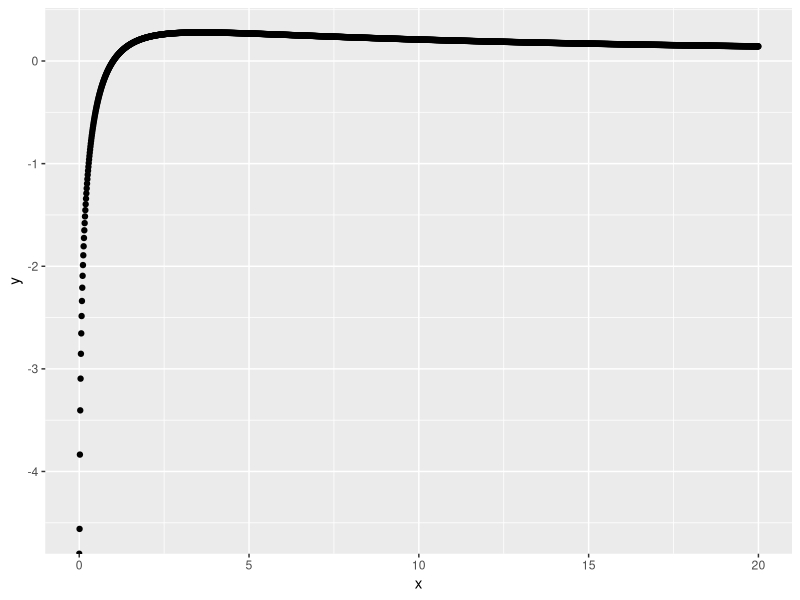
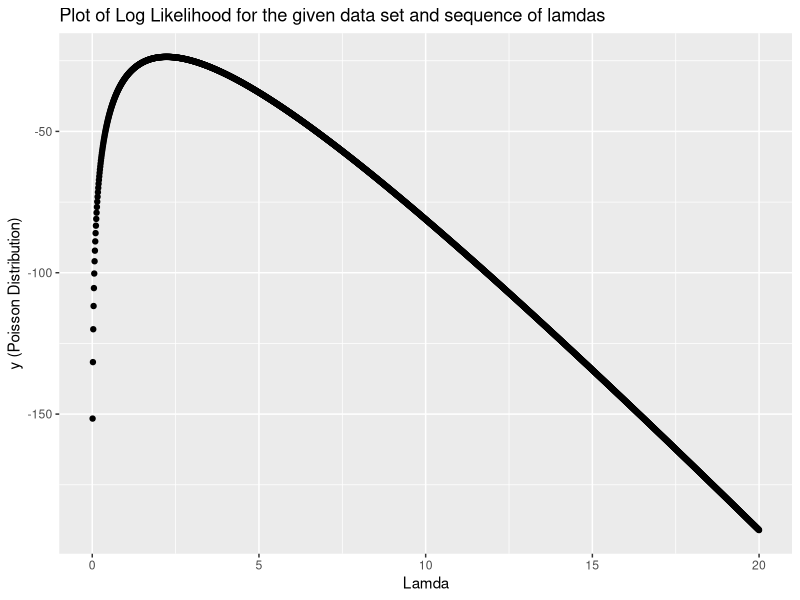
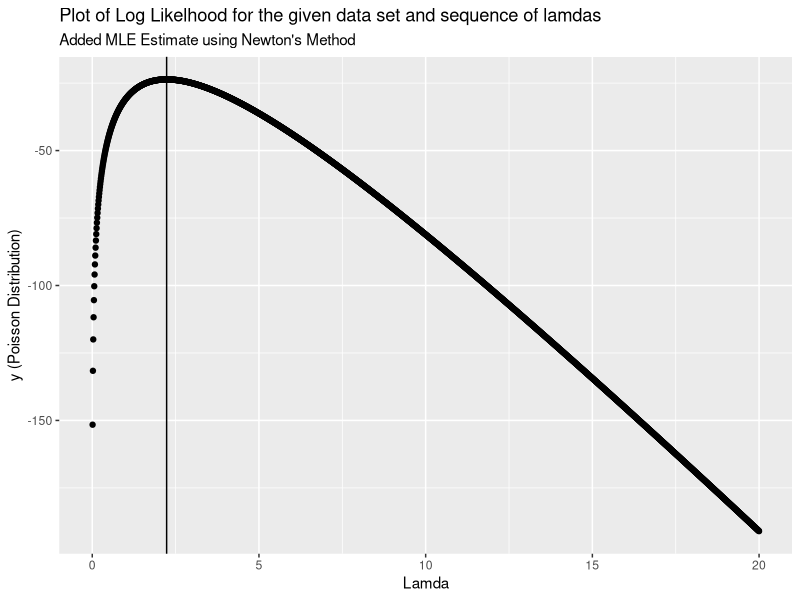
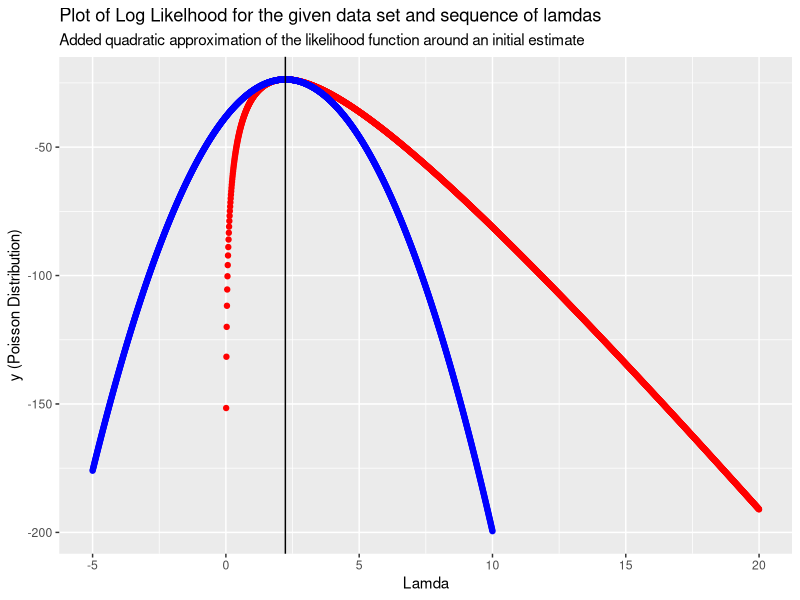

Write the R code that produced these figures, in order. (Note: this script raises an error after producing the figures.)
## ---- chunk 1
g_func <- function(x){
  return(log(x)/(1+x))
}

g_firstOrder_derivative <- function(x){
  return((1+(1/x)-log(x))/((1+x)^2))
}

library(ggplot2)
x <- seq(0,20, 0.01)
y <- g_func(x)
df <- data.frame(x=x, y=y)
ggplot(df, aes(x=x, y=y))+
  geom_point()

# Choose random values for a and b starting values
a <- 1
b <- 10
starting_x <- (a+b)/2

# iteration
bisection_method <- function(a,b, starting_x){
  a <- a
  b <- b
  x <- starting_x
  while (abs(b-a) >= 0.0001) {
    if(g_firstOrder_derivative(a)*g_firstOrder_derivative(x)<=0){
      a <- a
      b <- x
      x <- (a+b)/2
    } else{
      a <- x
      b <- b
      x <- (a+b)/2
    }
  }
  return(x)
}
print(paste("bisection estimate for maximum x value:", bisection_method(a,b,starting_x)))

# Check with uniroot (it finds the root where the function equals zero, therefore need to use teh first order derivative)
print(paste("uniroot estimate for maximum x value:", uniroot(f = g_firstOrder_derivative, lower = a, upper = b, tol = 0.0001)$root))
## ---- chunk 2
set.seed(10)
counts <- c(3,1,1,3,1,4,3,2,0,5,0,4,2)
## ---- chunk 3
lamda <- seq(0.01, 20, 0.01)
max_log_likelihood <- function(lamda, counts){
  loglike <- sum(dpois(counts, lamda, log=TRUE))
  return(loglike)
}

min_log_likelihood <- function(lamda, counts){
  loglike <- sum(dpois(counts, lamda, log=TRUE))
  return(-loglike)
}

loglike <- sapply(lamda, max_log_likelihood, counts = counts)
head(loglike)
## ---- chunk 4
library(ggplot2)
lamda <- seq(0.01, 20, 0.01)
loglike <- sapply(lamda, max_log_likelihood, counts = counts)
df <- data.frame(x <- lamda, y <- loglike)
ggplot(df, aes(x=x, y=y)) +
  geom_point() + 
  labs(
    title = "Plot of Log Likelihood for the given data set and sequence of lamdas",
    y = "y (Poisson Distribution)", 
    x = "Lamda"
  )
## ---- chunk 5
?optim()
?nlm()
## ---- chunk 6
init_lambda <- 3

# Using optim to find the MLE for lamda (maximisation +ve log likelihood)
optim_result <- optim(par = init_lambda, fn = max_log_likelihood, counts = counts, method = "BFGS", control = list(fnscale = -1))
print(paste("optim_estimated_lamda: ", optim_result$par))
print(paste("optim_log_likelihood: ", optim_result$value))

# Using nlm to find the MLE for lamda (minimisation so need -ve log likelihood)
nlm_result <- nlm(f= min_log_likelihood, p = init_lambda, counts=counts)
print(paste("nlm_estimated_lamda: ", nlm_result$estimate))
print(paste("nlm_log_likelihood: ", -nlm_result$minimum))
## ---- chunk 7
# Define first and second order derivatives, then the quadratic equation
poisson_firstOrder <- function(x, lambda){
  return((sum(x)/lambda) - length(x))
}

poisson_secondOrder <- function(x, lambda){
  return(-(sum(x)/((lambda)^2)))
}

updated <- function(x, lambda){
  return(lambda-(poisson_firstOrder(x, lambda)/poisson_secondOrder(x, lambda)))
}

# Approximation
newtons_method <- function(x, lambda){
  lambda <- lambda
  repeat{
    lambda_aprox <- updated(x,lambda)
    if(abs((lambda-lambda_aprox)/lambda)<= 0.00001){
      return(lambda_aprox)
    } else{
      lambda <- lambda_aprox
    }
  }
}

newtons_lamda_est <- newtons_method(x = counts,lambda =2 )
print(paste("Newtons_lamda_est:",newtons_lamda_est))

## ---- chunk 8
library(ggplot2)
lamda <- seq(0.01, 20, 0.01)
loglike <- sapply(lamda, max_log_likelihood, counts = counts)

df <- data.frame(x <- lamda, y <- loglike)
ggplot(df, aes(x=x, y=y)) +
  geom_point() + 
  labs(
    title = "Plot of Log Likelhood for the given data set and sequence of lamdas",
    subtitle = "Added MLE Estimate using Newton's Method",
    y = "y (Poisson Distribution)", 
    x = "Lamda"
  ) +
  geom_vline(xintercept = newtons_lamda_est)
## ---- chunk 9
# Quadratic Approximation is the taylor series
taylor_series <- function(lambda, lambda_approx, x){
  return(max_log_likelihood(lambda_approx, x) + ((lambda-lambda_approx)*poisson_firstOrder(x,lambda_approx))+(((lambda-lambda_approx)^2)*((poisson_secondOrder(x, lambda_approx))/factorial(2))))
}

library(ggplot2)
lambda <- seq(0.01, 20, 0.01)
loglike <- sapply(lambda, max_log_likelihood, counts = counts)
lambda <- seq(-5, 10, 0.01)
quadratic <- sapply(lambda, taylor_series, x=counts, lambda_approx = newtons_lamda_est)
df1 <- data.frame(x <- lamda, y <- loglike)
df2 <- data.frame(z<-lambda, w <- quadratic)
ggplot() +
  geom_point(data = df1, aes(x=x, y=y), color="red") +
  geom_point(data = df2, aes(x=z,y=w), color = "blue") +
  labs(
    title = "Plot of Log Likelhood for the given data set and sequence of lamdas",
    subtitle = "Added quadratic approximation of the likelihood function around an initial estimate",
    y = "y (Poisson Distribution)", 
    x = "Lamda"
  ) +
  geom_vline(xintercept = newtons_lamda_est)+
  scale_color_manual(values = c("Poisson Log-Likelihood Function" = "red", "Quadratic Approximation Using Taylor Series" = "blue"))
## ---- chunk 10
# Since optim maximises the log likelihood function, the standard errors is just the Hessian Matrix H (-H)^-1
optim_result <- optim(par = newtons_lamda_est, fn = max_log_likelihood, counts = counts, method = "BFGS", control = list(fnscale = -1), hessian = TRUE)
print(paste("Standard Error For Our Lambda Estimate (optim):", (-optim_result$hessian)^-1))

# Since nlm minimises the log likelihood function, the standard errors is already had the minus applied to it so its just Hessian Matrix H (H)^-1
nlm_result <- nlm(f= min_log_likelihood, p = newtons_lamda_est, counts=counts, hessian = TRUE)
print(paste("Standard Error For Our Lambda Estimate (nlm):", (nlm_result$hessian)^-1))
## ---- chunk 11
# Set Lambda Estimate to the average
lambda_est <- mean(dpois(x = counts, lambda =seq(0.01, 20, 0.01) ))
lambda_est
## ---- chunk 12
y <- c(2,4,3,0,1,4,3,6,10,7)
x <- c(0.49909145, 1.24373850, 0.34376255, 0.03833630, 0.09699331, 
       0.19469526, 0.21237902, 1.56276200, 1.56909233, 1.88487024)
## ---- chunk 13
# Set parameterse a = 1 and b = 2
alpha <- seq(0,3.5,length=100)                
beta <- seq(0.1,8,length=100)
param <- data.frame(alpha,beta)

plot(x=lambda, y=y)

min_log_likelihood <- function(param){
  loglike <- sum(dpois(y, lambda = param[1] + param[2] * x, log = TRUE))
  return(-loglike)
}

nlm_result <- nlm(f= min_log_likelihood, p = mean(x), x=y, hessian=TRUE)
print(paste("nlm_estimated_lamda: ", nlm_result$estimate))
print(paste("nlm_log_likelihood: ", nlm_result$minimum))
print(paste("nlm_standard_errors:", nlm_result$hessian^-1))
## ---- chunk 14
y <- c(2, 4, 3, 0, 1, 4, 3, 6, 10, 7)

x <- c(0.49909145, 1.24373850, 0.34376255, 0.03833630, 0.09699331, 0.19469526,
       0.21237902, 1.56276200, 1.56909233, 1.88487024)

llik.full <- function(p) {                         # p is a vector of 2 parameters
  ll <- sum(dpois(y, lambda = p[1] + p[2] * x, log = TRUE))
  return(-ll)               
}

######################################################

# parameter values over which want to calculate loglik
p1.v <- seq(0,3.5,length=100)                
p2.v <- seq(0.1,8,length=100)

# create an array with dimensions 10000 and 2, with 
# every combination of the values 
pp <- expand.grid(x = p1.v, y = p2.v)      
                                           
z <- numeric(length(pp$x))

# calculate loglik at every combination of param. values
for(i in 1:length(pp$x)) {
  z[i] <- llik.full(c(pp$x[i],pp$y[i]))          
}

Z <- matrix(z, nrow = 100)                 

contour(p1.v, p2.v, Z, add = F, nlevels = 20)

######################################################

f <- expression(-(alpha + beta * x) + y * log(alpha + beta * x))

da <- D(f, "alpha")
db <- D(f, "beta")
(dab <- D(da, "beta"))
(daa <- D(da, "alpha"))
(dbb <- D(db, "beta"))  

init <- c(3, 1)
tol <- 0.01
l.current <- init
alpha <- l.current[1]
beta <- l.current[2]

contour(p1.v, p2.v, Z, add = FALSE, nlevels = 20, 
        xlab = expression(alpha), ylab = expression(beta), 
        main = "log-likelihood surface", las = 1)
points(alpha, beta, col = "purple", pch = 20)

g1 <- c(sum(eval(da)), sum(eval(db)))
H <- matrix(c(sum(eval(daa)), sum(eval(dab)), 
              sum(eval(dab)), sum(eval(dbb))), nrow = 2)

l.new <- l.current - g1 %*% solve(H)
alpha <- l.new[1]
beta <- l.new[2]

lines(c(alpha, l.current[1]), c(beta, l.current[2]), 
      col = "purple", pch = 20, type = "b")

for (i in 1:9) {
  l.current <- l.new
  
  g1 <- c(sum(eval(da)), sum(eval(db)))
  H <- matrix(c(sum(eval(daa)), sum(eval(dab)), 
                sum(eval(dab)), sum(eval(dbb))), nrow = 2)
  
  l.new <- l.current - g1 %*% solve(H)
  alpha <- l.new[1]
  beta <- l.new[2]
  print(c(l.new))
  
  lines(c(alpha, l.current[1]), c(beta, l.current[2]), 
        col = "purple", pch = 20, type = "b")
}

out <- optim(par = init, fn = llik.full)
points(out$par[1], out$par[2], pch = 19, col = "red")
